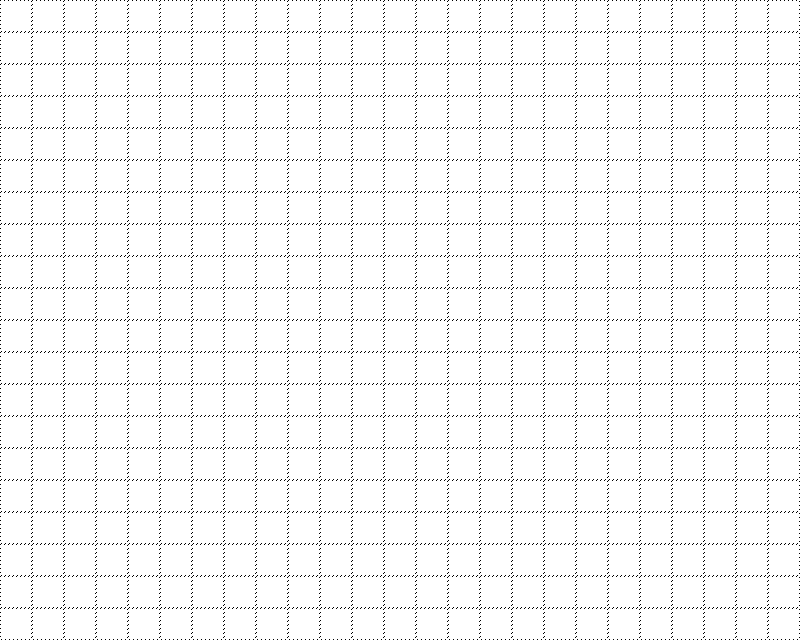

The image is a tile-based game level rendered from a .tmx file. Its description and source (layers, tilesets, objects; grid data summarised) follow:
An orthogonal 25x20 tile map with 32x32 px tiles, 4 tile layers (Background, Static, Spikes, OverheadBackground), 2 hidden layers not drawn and 8 objects (2x goal, 2x key, 2x keyhole, 69, player).

<map version="1.2" tiledversion="1.3.2" orientation="orthogonal" renderorder="right-down" compressionlevel="0" width="25" height="20" tilewidth="32" tileheight="32" infinite="0" nextlayerid="12" nextobjectid="76">
 <editorsettings>
  <export target="level5.json" format="json" />
 </editorsettings>
 <tileset firstgid="1" name="ShiftTilemap" tilewidth="32" tileheight="32" tilecount="168" columns="12">
  <image source="../sprites/Tilemap.png" width="384" height="448" />
 </tileset>
 <layer id="1" name="Background" width="25" height="20">
  <data>[500 cells, 500 non-empty, 1 distinct tile ids]</data>
 </layer>
 <layer id="2" name="Static" width="25" height="20">
  <data>[500 cells, 96 non-empty, 1 distinct tile ids]</data>
 </layer>
 <layer id="8" name="Spikes" width="25" height="20">
  <data>[500 cells, 0 non-empty, 0 distinct tile ids]</data>
 </layer>
 <objectgroup id="4" name="Objects">
  <object id="4" name="player" type="69" gid="1" x="64" y="544" width="32" height="32">
   <properties>
    <property name="x" type="int" value="0" />
    <property name="y" type="int" value="1" />
   </properties>
  </object>
  <object id="48" name="goal" gid="63" x="672" y="544" width="32" height="32">
   <properties>
    <property name="x" value="level6" />
   </properties>
  </object>
  <object id="72" name="key" gid="75" x="352" y="544" width="32" height="32" />
  <object id="73" name="keyhole" gid="69" x="544" y="544" width="32" height="32" />
 </objectgroup>
 <layer id="5" name="OverheadBackground" width="25" height="20">
  <data>[500 cells, 500 non-empty, 1 distinct tile ids]</data>
 </layer>
 <layer id="7" name="OverheadPits" width="25" height="20" visible="0">
  <data>[500 cells, 25 non-empty, 2 distinct tile ids]</data>
 </layer>
 <layer id="9" name="SpikesOverhead" width="25" height="20" visible="0">
  <data>[500 cells, 0 non-empty, 0 distinct tile ids]</data>
 </layer>
 <objectgroup id="6" name="ObjectsOverhead">
  <object id="10" name="player" gid="85" x="64" y="320" width="32" height="32">
   <properties>
    <property name="x" type="int" value="0" />
   </properties>
  </object>
  <object id="13" name="goal" gid="147" x="672" y="320" width="32" height="32">
   <properties>
    <property name="level9" value="level6" />
   </properties>
  </object>
  <object id="74" name="keyhole" gid="69" x="544" y="320" width="32" height="32" />
  <object id="75" name="key" gid="159" x="352" y="320" width="32" height="32" />
 </objectgroup>
</map>